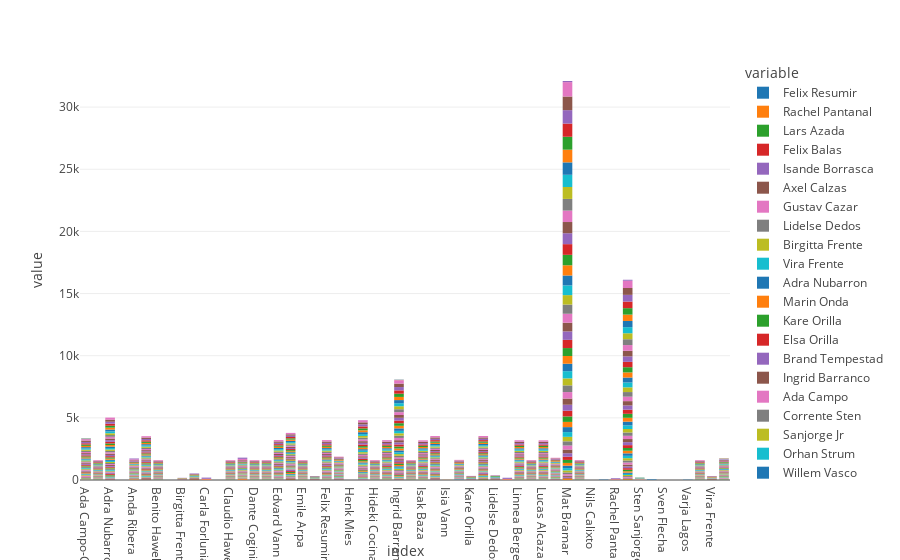

The cell this chart's notebook holds for it:
### Code cell
px.bar(emails_sent, x=emails_sent.index, y=emails_sent.columns.values)
